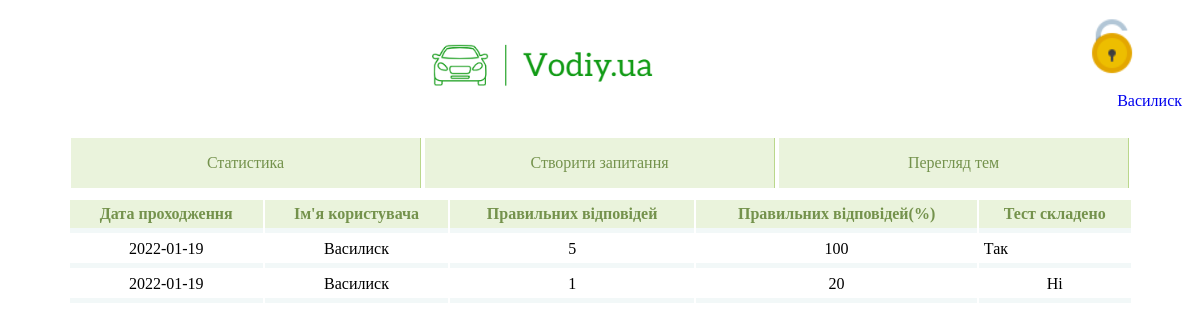
Page /admin/stats (signed in) on the committed database.
### models.py (models this page shows)
class Users(db.Model):
    id = db.Column(db.Integer, primary_key=True)
    login = db.Column(db.String, unique=True)
    email = db.Column(db.String, unique=True)
    password = db.Column(db.String, nullable=False)
    tests = db.relationship('History', backref='users')

class History(db.Model):
    id = db.Column(db.Integer, primary_key=True)
    user_id = db.Column(db.Integer, db.ForeignKey('users.id'), nullable=False)
    correct_answers_number = db.Column(db.Integer, nullable=False)
    correct_answers_percent = db.Column(db.Integer, nullable=False)
    complete = db.Column(db.Boolean, nullable=False)
    date = db.Column(db.Date, nullable=False)

### admin/admin.py (the view)
@admin.route('/stats')
def stats():
    return render_template('admin/stats.html', user=Admin, users_history=Admin.get_users_history(), tests_number=len(Admin.get_history()))

### Admin.py (called while the page is built)
    @classmethod
    def get_users_history(cls):
        return DataBase.get_users_history()

    @classmethod
    def get_history(cls):
        return DataBase.get_history()

### DataBase.py (called while the page is built)
    @classmethod
    def get_users_history(cls):
        return Users.query.all()

    @classmethod
    def get_history(cls):
        return History.query.all()

### Visitor.py (called while the page is built)
    @classmethod
    def is_authorized(cls):
        if session.get('logged') == 'True':
            return True
        else:
            return False

    @classmethod
    def get_name(cls):
        if session.get('logged'):
            return session.get('user_name')
        else:
            return 'Not authorized'

### admin/templates/admin/stats.html
{% extends 'admin/base.html' %}
{% block content %}
<center>
	<table class="table">
		<thead>
			<tr>
				<th>Дата проходження</th>
				<th>Ім'я користувача</th>
				<th>Правильних відповідей</th>
				<th>Правильних відповідей(%)</th>
				<th>Тест складено</th>
			</tr>
		</thead>
		{% if tests_number < 1 %}
		<tbody>
		<tr><td colspan="5" align="center" style="color: #74924C;">Ця таблиця порожня! Наразі не існує жодного запису результатів.</td></tr>
		</tbody>
		{% else %}
			{% for user_one in users_history %}
			{% for test in user_one.tests %}
			<tbody>
			<tr>
				<td align="center"> {{ test.date }} </td>
				<td align="center"> {{ user_one.login }} </td>
				<td align="center"> {{ test.correct_answers_number }} </td>
				<td align="center"> {{ test.correct_answers_percent }} </td>
				{% if test.complete %}
				<td > Так </td>
				{% else %}
				<td align="center">Ні</td>
				{% endif %}
			</tr>
			</tbody>
			{% endfor %}
			{% endfor %}
		{% endif %}
	</table>
</center>
{% endblock %}

### admin/templates/admin/base.html (shortened to what this page needs)
<!DOCTYPE html>
<html lang="en">
<head>
    <link type="text/css" rel="stylesheet" href="{{ url_for('admin.static', filename='css/menu.css') }}"/>
    <link type="text/css" rel="stylesheet" href="{{ url_for('admin.static', filename='css/styles.css') }}"/>
    <link type="text/css" rel="stylesheet" href="{{ url_for('admin.static', filename='css/table.css') }}"/>
</head>
<body>
<div class="wrapper">
    <div class="header">
        <div class="inner-header" style="text-align:center;">
            <img src="static/img/logo.png" height="120px;">
            <a href="sign-in">
                {% if(user.is_authorized()) %}
                <img src="static/img/unlock.png" height="60px;" align="right" style="margin-top:10px; margin-right:50px;">
                {% else %}
                <img src="static/img/lock.png" height="60px;" align="right" style="margin-top:10px; margin-right:50px;">
                {% endif %}
                <p align="right" style="margin-top: -40px; padding-right:10px;">{{user.get_name()}}</p>
            </a>
        </div>
    </div>
 <div class="pagination">
        <div class="inner-pagination">
            <nav class="three" style="text-align:center;">
                <ul>
                    <li><a href="stats">Статистика</a></li>
                    <li><a href="new_questions">Створити запитання</a></li>
                    <li><a href="themes">Перегляд тем</a></li>
                </ul>
            </nav>
        </div>
    </div>
    {% block content %} {% endblock %}
</div>
</body>
</html>

### admin/static/css/menu.css (style rules this page uses)
ul { list-style: none; margin: 0 auto; }
a { text-decoration: none; font-family: lucida console; transition: .5s linear; }
.three ul { padding: 0; border-color: #71e761; }
.three li { display: inline-block; width: 350px; }
.three a { padding: 1em; display: block; color: #74924C; border-right: 1px solid #BAD78B; background: rgba(186, 215, 139, .3); }

### admin/static/css/styles.css (style rules this page uses)
* { box-sizing: border-box; }
.header { margin-bottom: 10px; }
.inner-header { height: 120px; }
.pagination { margin-bottom: 10px; }
.inner-pagination { height: 50px; }

### admin/static/css/table.css (style rules this page uses)
.table { width: 1065px; margin-bottom: 20px; border: 15px solid rgba(190, 215, 139, .3) border-top: 5px solid rgba(190, 215, 139, .3) border-collapse: collapse; }
.table th { font-weight: bold; padding: 5px; background: rgba(186, 215, 139, .3); border: none; color: #74924C; border-bottom: 5px solid #F2F8F8; font-family: lucida console; }
.table td { padding: 5px; border: none; border-bottom: 5px solid #F2F8F8; font-family: lucida console; transition: .5s linear; }

### rows in the picture
Users: get_name "Василиск", login "Василиск"
History: date "2022-01-19", correct_answers_number "5", correct_answers_percent "100", complete "Так"
History: date "2022-01-19", correct_answers_number "1", correct_answers_percent "20", complete "Ні"
